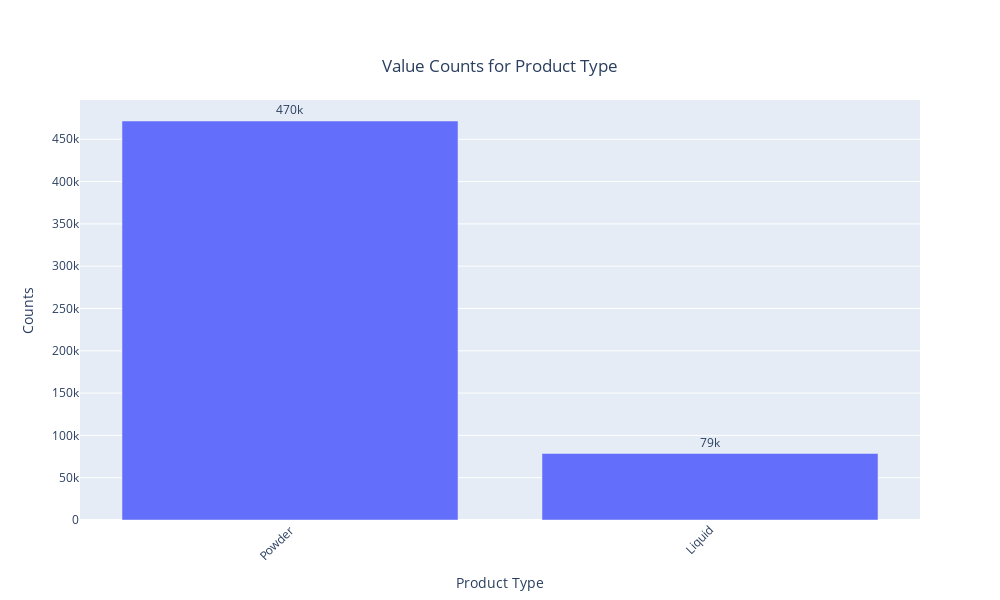

The notebook cell this image was saved under:
### Markdown cell above
<div class="alert alert-block alert-info">
    <strong>Product Size Distribution:</strong> <b>Large</b>-sized products dominate the market, followed by <b>small</b>-sized products. This suggests a preference for larger product sizes among consumers or perhaps a strategic emphasis on producing larger variants.
</div>

### Code cell
plot_objects['Product Type'].show()  # Display the plot for Product Type

### Figure 1 — Plotly figure (JSON) as saved in the notebook; plotly's stock layout.template omitted (floating-point values rounded to 4 significant figures)
{"data": [{"alignmentgroup": "True", "hovertemplate": "Category=%{x}<br>Counts=%{text}<extra></extra>", "legendgroup": "", "marker": {"color": "#636efa", "pattern": {"shape": ""}}, "name": "", "offsetgroup": "", "orientation": "v", "showlegend": false, "text": [471593, 78583], "textposition": "outside", "texttemplate": "%{text:.2s}", "type": "bar", "x": ["Powder", "Liquid"], "xaxis": "x", "y": [471593, 78583], "yaxis": "y"}], "layout": {"barmode": "relative", "height": 600, "legend": {"tracegroupgap": 0}, "title": {"text": "Value Counts for Product Type", "x": 0.5, "xanchor": "center", "y": 0.9, "yanchor": "top"}, "width": 1000, "xaxis": {"anchor": "y", "domain": [0, 1], "tickangle": -45, "title": {"text": "Product Type"}}, "yaxis": {"anchor": "x", "domain": [0, 1], "title": {"text": "Counts"}}}}
